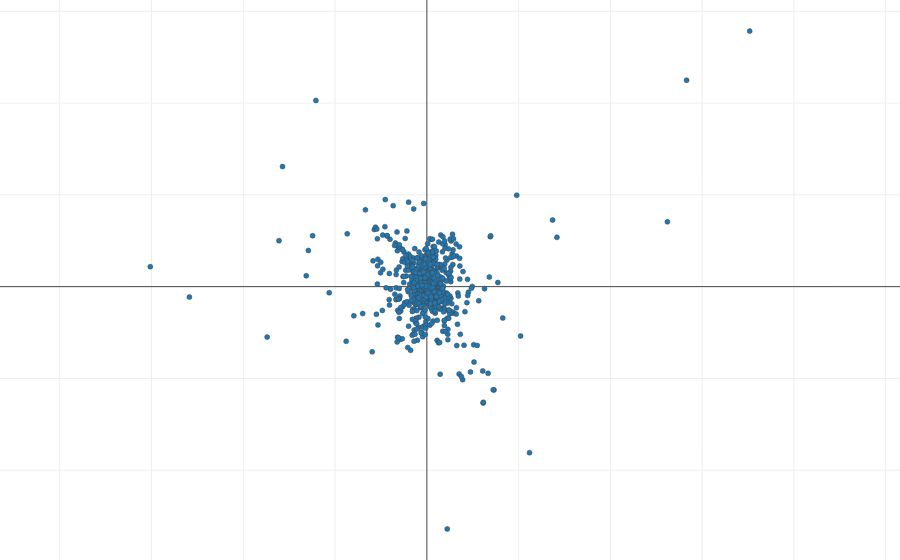

The notebook cell saved with this chart:
### Code cell
plotly.offline.iplot(decomposition.plotly_eigen_phe(d_all, 72 - 1, 64 - 1))

### Figure 1 — Plotly figure (JSON) as saved in the notebook; plotly's stock layout.template omitted (floating-point values rounded to 4 significant figures; data arrays with more than 128 entries replaced by an {"elided": "..."} marker saying what was removed)
{"data": [{"marker": {"line": {"width": 0.5}, "opacity": 1, "size": 5}, "mode": "markers", "text": {"elided": "2138 str values"}, "type": "scatter", "x": {"elided": "2138 float values"}, "y": {"elided": "2138 float values"}}], "layout": {"hovermode": "closest", "margin": {"b": 0, "l": 0, "r": 0, "t": 0}, "yaxis": {"scaleanchor": "x"}}}
